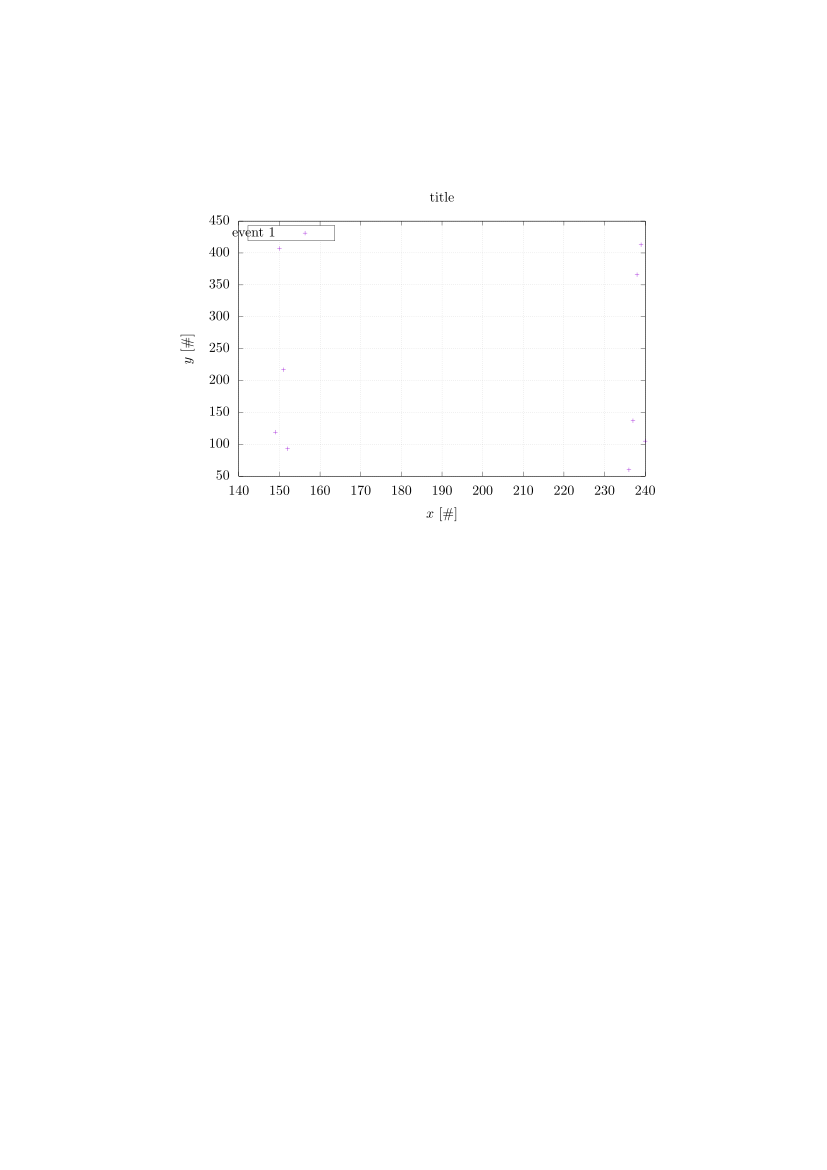

This figure's gnuplot source:
set terminal epslatex color
set output "output.tex"
set title 'title'
set xlabel '$x$ [\#]'
set ylabel '$y$ [\#]'
set grid
set key box top left width -4 # 'samplen x' sets how much space the symbol takes

set style line 1 lt rgb "#1f78b4" pt 13 ps .5 # blue
set style line 2 lt rgb "#33a02c" pt 13 ps .5 # green
set style line 3 lt rgb "#e31a1c" pt 13 ps .5 # red
set style line 4 lt rgb "#fdbf6f" pt 13 ps .5 # yellow
set style line 5 lt rgb "#ff7f00" pt 13 ps .5 # orange
set style line 6 lt rgb "#6a3d9a" pt 13 ps .5 # purple
set style line 7 lt rgb "#a6cee3" pt 13 ps .5 # pastel blue
set style line 8 lt rgb "#b2df8a" pt 13 ps .5 # pastel green
set style line 9 lt rgb "#fb9a99" pt 13 ps .5 # pastel red
set style line 10 lt rgb "#cab2d6" pt 13 ps .5 # pastel purple

#f(x) = m*x+n
#fit f(x) 'test.dat' via m,n
#chi2 = (FIT_STDFIT*FIT_STDFIT)
#set label sprintf("x² = %.5f", chi2) at 2,10

do for [i=0:2] {
  set output 'output_'.i.'.tex'
  plot '../data/b_apv_qmax_and_mm_strip_'.i using 1:2 title 'event '.i
}
#plot for [i=1:2] '../data/b_apv_qmax_and_mm_strip_'.i using 1:2 title 'event '.i

# NaN with points / lines title '' ls 1 # fake legend

# pt 0 pixel
# pt 1 plus
# pt 13 dot
# lw linewidth
# ps pointsize
# yerrorbars uses last column
# lc rgb #d95f02 (orange) #1b9e77 (green) #7570b3 (blue)
